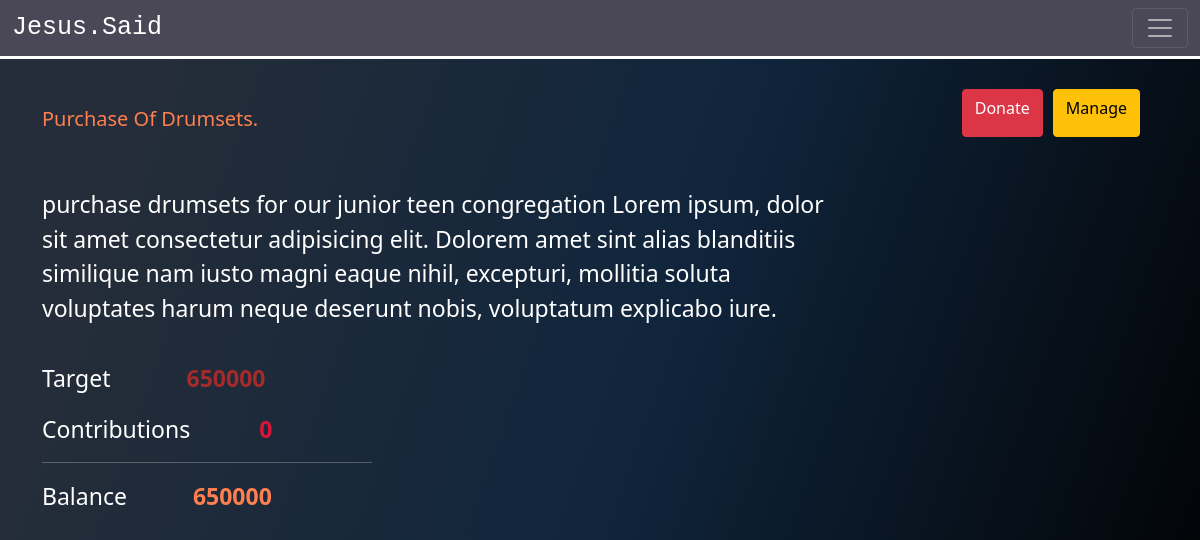
Screenshot of /Charity/1/ with the database file from the repository.
### Charities/models.py (models this page shows, shortened)
class ChurchProjects(models.Model):
    created = models.DateField(auto_now=True)
    closes_on = models.DateField()
    title = models.CharField(max_length=100)
    description = models.TextField(max_length=3000)
    target = models.PositiveIntegerField()
    archived = models.BooleanField(default=False)
    completed = models.BooleanField(default=False)

### Charities/views.py (the view)
# urls.py: path('<str:id>/', ProjectDetail.as_view(), name='project-id'),
class ProjectDetail(TemplateView):
    template_name = 'Charities/project_detail.html'
    def get_context_data(self, **kwargs):
        context = super().get_context_data(**kwargs)
        try:
            project = self.kwargs['id']
            project = ChurchProjects.objects.get(id=project)
            context['project'] = project
        except:
            messages.error(self.request, 'We could not find the requested object!')
        contributions = ProjectPayments.objects.filter(project=project)
        totals = contributions.aggregate(totals=Sum('amount'))['totals']
        if not totals:
            totals = 0
        context['balance'] = project.target - totals
        context['totals'] = totals
        context['contributions'] = contributions
        return context

### Users/templatetags/custom_filters.py (called while the page is built)
@register.filter
def divide(value, arg):
    try:
        if value is not None and arg is not None:
            value = int(value)
            arg = int(arg)
            return round((arg / value) * 100)
        else:
            return 0
    except (ValueError, ZeroDivisionError):
        return 0

### Charities/templates/Charities/project_detail.html (shortened to what this page needs)
{% extends 'Users/base.html' %}
{% load custom_filters %}
{% block content %}
<div class="content-container">
    <br><br>
    <div class="container" style="color: white;">
        <div class="body-txt">
        <h5 style="color: coral;">{{ project.title|title }}</h5>
        <br><br>
        <div class="description">
          <p>{{ project.description }} Lorem ipsum, dolor sit amet consectetur adipisicing elit. Dolorem amet
            sint alias blanditiis similique nam iusto magni eaque nihil,
             excepturi, mollitia soluta voluptates harum neque deserunt nobis, voluptatum explicabo iure.</p>
        </div>
        <div style="padding-top: 20px;">
            <p >Target  <strong style="padding-left: 70px;color: brown;">{{ project.target }}</strong></p>
            <p>Contributions <strong style="padding-left: 63px;color: crimson;">{{ totals }}</strong> </p>
            <hr style="width: 330px;">
            <p>Balance <strong style="padding-left: 60px;color: coral;">{{ balance }}</strong></p>
        </div>
    </div>
    <div class="donate-btn" >
      <a class="btn btn-danger" href="{% url 'donate' 'Project' project.id %}">Donate</a>
      <br><br>
      <a class="btn btn-warning" href="{% url 'manage-project' project.id %}">Manage</a>
  </div>
  </div>
    <br>
    </div>
</div>
{% endblock %}

### Users/static/Users/styles.css (style rules this page uses)
* { padding: 0; margin: 0; font-family: 'Segoe UI', Tahoma, Geneva, Verdana, sans-serif; }
p { font-size: 23px !important; }
a { text-decoration: none; color: black; }
.content-container { width: 100%; min-height: 100vh; height: auto; position: absolute; top: 59px; background: linear-gradient(109.6deg, rgb(36, 45, 57) 11.2%, rgb(16, 37, 60) 51.2%, rgb(0, 0, 0) 98.6%); }
.description { min-width: 60%; max-width:800px ; }
.donate-btn { position: absolute; top: 30px; right: 5%; display: flex; column-gap: 5px; }

### rows the page displays
ChurchProjects: title "Purchase Of Drumsets.", description "purchase drumsets for our junior teen congregation", target "650000"

### other values shown
{{ totals }} "0"
{{ balance }} "650000"
